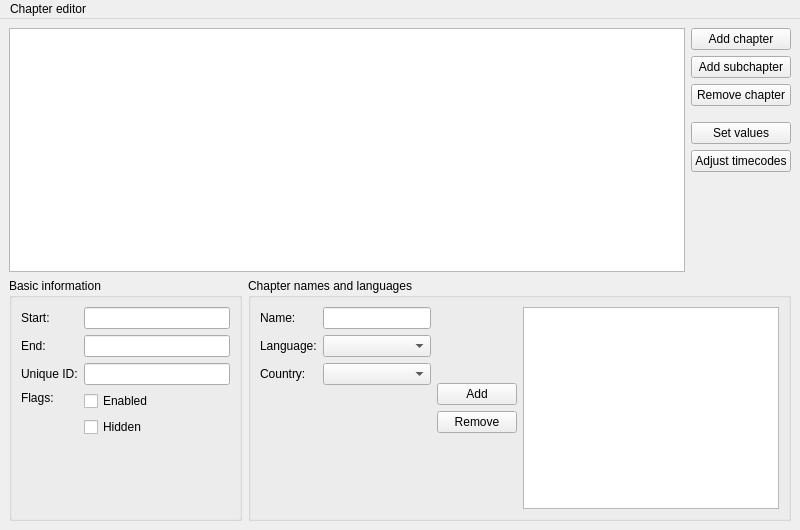
<ui version="4.0" >
 <class>MainWindow</class>
 <widget class="QMainWindow" name="MainWindow" >
  <property name="geometry" >
   <rect>
    <x>0</x>
    <y>0</y>
    <width>800</width>
    <height>530</height>
   </rect>
  </property>
  <property name="windowTitle" >
   <string>MainWindow</string>
  </property>
  <widget class="QWidget" name="centralwidget" >
   <property name="geometry" >
    <rect>
     <x>0</x>
     <y>29</y>
     <width>800</width>
     <height>501</height>
    </rect>
   </property>
   <layout class="QVBoxLayout" name="verticalLayout_6" >
    <item>
     <layout class="QHBoxLayout" name="horizontalLayout" >
      <item>
       <widget class="QTreeView" name="tv_chapters" />
      </item>
      <item>
       <layout class="QVBoxLayout" name="verticalLayout" >
        <item>
         <widget class="QPushButton" name="pb_add_chapter" >
          <property name="text" >
           <string>Add chapter</string>
          </property>
         </widget>
        </item>
        <item>
         <widget class="QPushButton" name="pb_add_subchapter" >
          <property name="text" >
           <string>Add subchapter</string>
          </property>
         </widget>
        </item>
        <item>
         <widget class="QPushButton" name="pb_remove_chapter" >
          <property name="text" >
           <string>Remove chapter</string>
          </property>
         </widget>
        </item>
        <item>
         <spacer name="verticalSpacer" >
          <property name="orientation" >
           <enum>Qt::Vertical</enum>
          </property>
          <property name="sizeType" >
           <enum>QSizePolicy::Fixed</enum>
          </property>
          <property name="sizeHint" stdset="0" >
           <size>
            <width>20</width>
            <height>10</height>
           </size>
          </property>
         </spacer>
        </item>
        <item>
         <widget class="QPushButton" name="pb_set_values" >
          <property name="text" >
           <string>Set values</string>
          </property>
         </widget>
        </item>
        <item>
         <widget class="QPushButton" name="pushButton" >
          <property name="text" >
           <string>Adjust timecodes</string>
          </property>
         </widget>
        </item>
        <item>
         <spacer name="verticalSpacer_2" >
          <property name="orientation" >
           <enum>Qt::Vertical</enum>
          </property>
          <property name="sizeHint" stdset="0" >
           <size>
            <width>20</width>
            <height>40</height>
           </size>
          </property>
         </spacer>
        </item>
       </layout>
      </item>
     </layout>
    </item>
    <item>
     <layout class="QHBoxLayout" name="horizontalLayout_3" >
      <item>
       <widget class="QGroupBox" name="bg_basics" >
        <property name="title" >
         <string>Basic information</string>
        </property>
        <layout class="QGridLayout" name="gridLayout" >
         <item row="0" column="0" >
          <widget class="QLabel" name="label" >
           <property name="text" >
            <string>Start:</string>
           </property>
          </widget>
         </item>
         <item row="0" column="1" >
          <widget class="QLineEdit" name="le_start" />
         </item>
         <item row="1" column="0" >
          <widget class="QLabel" name="label_2" >
           <property name="text" >
            <string>End:</string>
           </property>
          </widget>
         </item>
         <item row="1" column="1" >
          <widget class="QLineEdit" name="le_end" />
         </item>
         <item row="2" column="0" >
          <widget class="QLabel" name="label_3" >
           <property name="text" >
            <string>Unique ID:</string>
           </property>
          </widget>
         </item>
         <item row="2" column="1" >
          <widget class="QLineEdit" name="le_uid" />
         </item>
         <item row="3" column="0" >
          <layout class="QVBoxLayout" name="verticalLayout_3" >
           <item>
            <widget class="QLabel" name="label_4" >
             <property name="text" >
              <string>Flags:</string>
             </property>
            </widget>
           </item>
           <item>
            <spacer name="verticalSpacer_3" >
             <property name="orientation" >
              <enum>Qt::Vertical</enum>
             </property>
             <property name="sizeHint" stdset="0" >
              <size>
               <width>20</width>
               <height>17</height>
              </size>
             </property>
            </spacer>
           </item>
          </layout>
         </item>
         <item row="3" column="1" >
          <layout class="QVBoxLayout" name="verticalLayout_2" >
           <item>
            <widget class="QCheckBox" name="cb_enabled" >
             <property name="text" >
              <string>Enabled</string>
             </property>
            </widget>
           </item>
           <item>
            <widget class="QCheckBox" name="cb_hidden" >
             <property name="text" >
              <string>Hidden</string>
             </property>
            </widget>
           </item>
           <item>
            <spacer name="verticalSpacer_7" >
             <property name="orientation" >
              <enum>Qt::Vertical</enum>
             </property>
             <property name="sizeHint" stdset="0" >
              <size>
               <width>20</width>
               <height>40</height>
              </size>
             </property>
            </spacer>
           </item>
          </layout>
         </item>
        </layout>
       </widget>
      </item>
      <item>
       <widget class="QGroupBox" name="gp_names_languages" >
        <property name="title" >
         <string>Chapter names and languages</string>
        </property>
        <layout class="QHBoxLayout" name="horizontalLayout_2" >
         <item>
          <layout class="QVBoxLayout" name="verticalLayout_5" >
           <item>
            <layout class="QGridLayout" name="gridLayout_2" >
             <item row="0" column="0" >
              <widget class="QLabel" name="label_5" >
               <property name="text" >
                <string>Name:</string>
               </property>
              </widget>
             </item>
             <item row="0" column="1" >
              <widget class="QLineEdit" name="le_name" />
             </item>
             <item row="1" column="0" >
              <widget class="QLabel" name="label_6" >
               <property name="text" >
                <string>Language:</string>
               </property>
              </widget>
             </item>
             <item row="1" column="1" >
              <widget class="QComboBox" name="cob_language" />
             </item>
             <item row="2" column="0" >
              <widget class="QLabel" name="label_7" >
               <property name="text" >
                <string>Country:</string>
               </property>
              </widget>
             </item>
             <item row="2" column="1" >
              <widget class="QComboBox" name="cob_country" />
             </item>
            </layout>
           </item>
           <item>
            <spacer name="verticalSpacer_6" >
             <property name="orientation" >
              <enum>Qt::Vertical</enum>
             </property>
             <property name="sizeHint" stdset="0" >
              <size>
               <width>20</width>
               <height>40</height>
              </size>
             </property>
            </spacer>
           </item>
          </layout>
         </item>
         <item>
          <layout class="QVBoxLayout" name="verticalLayout_4" >
           <item>
            <spacer name="verticalSpacer_5" >
             <property name="orientation" >
              <enum>Qt::Vertical</enum>
             </property>
             <property name="sizeHint" stdset="0" >
              <size>
               <width>20</width>
               <height>40</height>
              </size>
             </property>
            </spacer>
           </item>
           <item>
            <widget class="QPushButton" name="pb_add_name" >
             <property name="text" >
              <string>Add</string>
             </property>
            </widget>
           </item>
           <item>
            <widget class="QPushButton" name="pb_remove_name" >
             <property name="text" >
              <string>Remove</string>
             </property>
            </widget>
           </item>
           <item>
            <spacer name="verticalSpacer_4" >
             <property name="orientation" >
              <enum>Qt::Vertical</enum>
             </property>
             <property name="sizeHint" stdset="0" >
              <size>
               <width>20</width>
               <height>40</height>
              </size>
             </property>
            </spacer>
           </item>
          </layout>
         </item>
         <item>
          <widget class="QListView" name="lv_names" />
         </item>
        </layout>
       </widget>
      </item>
     </layout>
    </item>
   </layout>
  </widget>
  <widget class="QMenuBar" name="menubar" >
   <property name="geometry" >
    <rect>
     <x>0</x>
     <y>0</y>
     <width>800</width>
     <height>29</height>
    </rect>
   </property>
   <widget class="QMenu" name="menuChapter_editor" >
    <property name="title" >
     <string>Chapter editor</string>
    </property>
    <addaction name="actionNew" />
    <addaction name="actionLoad" />
    <addaction name="actionSave" />
    <addaction name="actionSave_to_Matroska_file" />
    <addaction name="separator" />
    <addaction name="actionClose" />
    <addaction name="separator" />
    <addaction name="actionClose_2" />
   </widget>
   <addaction name="menuChapter_editor" />
  </widget>
  <action name="actionNew" >
   <property name="text" >
    <string>New</string>
   </property>
  </action>
  <action name="actionLoad" >
   <property name="text" >
    <string>Load</string>
   </property>
  </action>
  <action name="actionSave" >
   <property name="text" >
    <string>Save</string>
   </property>
  </action>
  <action name="actionSave_to_Matroska_file" >
   <property name="text" >
    <string>Save to Matroska file</string>
   </property>
  </action>
  <action name="actionClose" >
   <property name="text" >
    <string>Verify</string>
   </property>
  </action>
  <action name="actionClose_2" >
   <property name="text" >
    <string>Close</string>
   </property>
  </action>
 </widget>
 <resources/>
 <connections/>
</ui>
